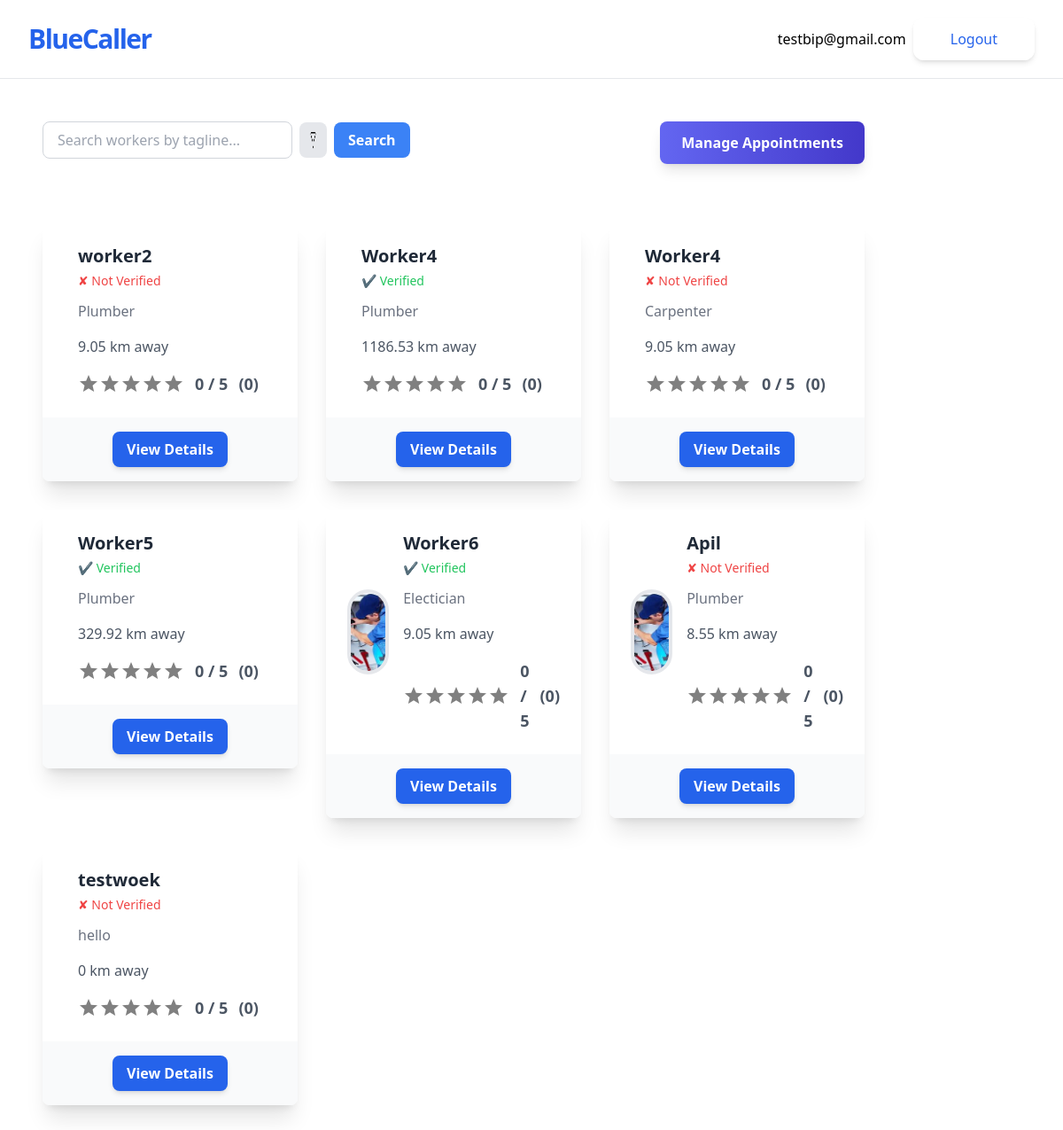
Screenshot of /get-started/ (signed in) with the database file from the repository.
### accounts/models.py (models this page shows, shortened)
class CustomUser(AbstractUser):
    pass

### jobs/models.py (models this page shows, shortened)
class Worker(models.Model):
    owner=models.OneToOneField(User,on_delete=models.CASCADE)
    name=models.CharField(max_length=50)
    phone_number=models.CharField(max_length=10, unique=True)
    tagline=models.CharField(max_length=100)
    bio=models.TextField(blank=True)
    profile_pic=models.ImageField(upload_to="profiles/", blank=True)
    verified = models.BooleanField(default=False)
    citizenship_image = models.ImageField(upload_to='citizenship/', blank=True, null=True)
    certificate_file = models.FileField(upload_to='certificates/', blank=True, null=True)
    latitude = models.CharField(max_length=20,null=True,blank=True)
    longitude = models.CharField(max_length=20,null=True,blank=True)
    appointed = models.BooleanField(default=False)
    appointment_date = models.DateTimeField(null=True, blank=True)

class Customer(models.Model):
    owner=models.OneToOneField(User,on_delete=models.CASCADE)
    name=models.CharField(max_length=50)
    phone_number=models.CharField(max_length=10, unique=True)
    profile_pic=models.ImageField(upload_to="profiles/", blank=True)
    latitude = models.CharField(max_length=20,null=True,blank=True)
    longitude = models.CharField(max_length=20,null=True,blank=True)

### jobs/views.py (the view, shortened to what this page needs)
# urls.py: path('get-started/', WorkerListView.as_view(), name='worker-list'),
class WorkerListView(ListView):
    model = Worker
    template_name = 'worker_list.html'
    def get_queryset(self):
        query = self.request.GET.get('q')  # Search query
        filter_param = self.request.GET.get('filter')  # Filter parameter
        queryset = Worker.objects.all()
        if query:
            queryset = queryset.filter(tagline__icontains=query)
        if filter_param == 'rating':
            queryset = queryset.annotate(avg_rating=Avg('workerrating__rating')).order_by('-avg_rating')
        return queryset
    def get_context_data(self, **kwargs):
        context = super().get_context_data(**kwargs)
        query = self.request.GET.get('q')
        context['q'] = query
        if hasattr(self.request.user, 'worker'):
            appointments = Appointment.objects.filter(worker=self.request.user.worker).select_related('customer')
            context['appointments'] = appointments
        workers = context.get('worker_list', self.get_queryset())  # Use get_queryset as fallback
        for worker in workers:
            average_rating = WorkerRating.objects.filter(appointment__worker=worker).aggregate(Avg('average_rating'))['average_rating__avg']
            worker.average_rating = round(average_rating, 1) if average_rating else 0  # Default to 0 if no ratings exist
            total_ratings = WorkerRating.objects.filter(appointment__worker=worker).count()
            worker.total_ratings = total_ratings  # Pass the total number of ratings to the template
            full_stars = int(worker.average_rating)
            half_star = 1 if worker.average_rating % 1 >= 0.5 else 0
            empty_stars = 5 - (full_stars + half_star)
            worker.full_stars = [1] * full_stars  # List of full stars
            worker.half_star = [1] * half_star  # List for half star (1 or 0)
            worker.empty_stars = [1] * empty_stars  # List of empty stars
        context['worker_list'] = workers  # Ensure worker_list is added explicitly
        return context

### jobs/templatetags/distance.py (called while the page is built)
def haversine(lat1, lon1, lat2, lon2):
    lat1, lon1, lat2, lon2 = map(math.radians, [lat1, lon1, lat2, lon2])
    dlon = lon2 - lon1
    dlat = lat2 - lat1
    a = math.sin(dlat/2)**2 + math.cos(lat1) * math.cos(lat2) * math.sin(dlon/2)**2
    c = 2 * math.asin(math.sqrt(a))
    km = 6371 * c
    return km

@register.simple_tag
def calculate_distance(worker_lat, worker_lon, customer_lat, customer_lon):
    if worker_lat and worker_lon and customer_lat and customer_lon:
        try:
            worker_lat, worker_lon = float(worker_lat), float(worker_lon)
            customer_lat, customer_lon = float(customer_lat), float(customer_lon)
            return round(haversine(worker_lat, worker_lon, customer_lat, customer_lon), 2)
        except ValueError:
            return None
    return None

@register.simple_tag(takes_context=True)
def distance_if_customer(context, worker):
    user = context['user']
    if user.is_authenticated and hasattr(user, 'customer'):
        customer = user.customer
        if worker.latitude and worker.longitude and customer.latitude and customer.longitude:
            distance = calculate_distance(worker.latitude, worker.longitude, customer.latitude, customer.longitude)
            if distance == 0:
                return "0 km away"
            return f"{distance} km away" if distance else "Distance unavailable"
    return ""

### jobs/templates/jobs/worker_list.html (shortened to what this page needs)
{% extends 'jobs/_base.html' %}
{% load distance %}
{% block content %}
<script src="https://cdn.tailwindcss.com"></script>
<div class="flex items-center justify-between mb-12">
    {% if user.is_authenticated %}
    <div class="flex space-x-6 justify-between w-full">
        {% if user.customer.name %}
        <form method="get" class="mb-6 flex items-center space-x-2">
            <input
                type="text"
                name="q"
                value="{{ query|default:'' }}"
                placeholder="Search workers by tagline..."
                class="w-full px-4 py-2 border border-gray-300 rounded-lg focus:ring-2 focus:ring-blue-500 focus:outline-none"
            >
            <div class="relative">
                <button type="button"
                        onclick="this.nextElementSibling.classList.toggle('hidden')"
                        class="px-3 py-2 bg-gray-200 rounded-lg hover:bg-gray-300 focus:outline-none">
                    <img src="{{ '/media/filter.png' }}" alt="Filter Icon" class="h-6 w-6">
                </button>
            </div>
            <button
                type="submit"
                class="px-4 py-2 bg-blue-500 text-white font-semibold rounded-lg hover:bg-blue-600 transition"
            >
                Search
            </button>
        </form>
        <form action="{% url 'customer_appointments' %}" method="get" class="ml-auto">
            <button
                type="submit"
                class="px-6 py-3 bg-gradient-to-r from-indigo-500 to-indigo-700 text-white font-semibold rounded-lg shadow-lg hover:shadow-2xl transform hover:scale-105 transition duration-300 ease-in-out"
            >
                Manage Appointments
            </button>
        </form>
        {% endif %}
    </div>
    {% endif %}
</div>
{% if user.customer.name %}
<div class="grid grid-cols-1 sm:grid-cols-2 md:grid-cols-3 gap-8">
    {% for worker in object_list %}
    <a href="{% url 'worker-detail' worker.pk %}">
        <div class="bg-white rounded-lg shadow-xl transform hover:scale-105 transition duration-300 ease-in-out">
            <div class="p-6 flex items-center">
                <div>
                    {% if worker.profile_pic %}
                    <img class="w-24 h-24 object-cover rounded-full border-4 border-white-500" src="{{ worker.profile_pic.url }}" alt="Profile pic">
                    {% endif %}
                </div>
                <div class="ml-4">
                    <p class="text-xl font-semibold text-gray-800">{{ worker.name }}</p>
                    <div class="flex items-center space-x-2 text-sm text-gray-600 mt-1">
                        {% if worker.verified %}
                        <span class="text-green-500">&#10004; Verified</span>
                        {% else %}
                        <span class="text-red-500">&#10008; Not Verified</span>
                        {% endif %}
                    </div>
                    <p class="text-gray-500 mt-3">{{ worker.tagline }}</p>
                    <p class="text-gray-600 pt-4">
                        {% distance_if_customer worker %}
                    </p>
                    <div class="mt-4 flex items-center justify-center">
                        <div class="flex items-center space-x-3">
                            <div class="rating flex">
                                <div class="stars flex">
                                    {% for star in worker.empty_stars %}
                                    <svg xmlns="http://www.w3.org/2000/svg" viewBox="0 0 24 24" width="24" height="24" fill="gray">
                                        <path d="M12 17.27L18.18 21l-1.64-7.03L22 9.24l-7.19-.61L12 2 9.19 8.63 2 9.24l5.46 4.73L5.82 21z"/>
                                    </svg>
                                    {% endfor %}
                                </div>
                            </div>
                            <p class="text-gray-600 text-lg font-bold">{{ worker.average_rating }} / 5</p>
                            <p class="text-gray-600 text-lg font-semibold">({{ worker.total_ratings }})</p>
                        </div>
                    </div>
                </div>
            </div>
            <div class="px-6 py-4 bg-gray-50 rounded-b-lg text-center">
                <button class="px-4 py-2 bg-blue-600 text-white font-bold rounded-lg shadow-md hover:bg-blue-700 transform hover:scale-105 transition duration-200 ease-in-out">
                    View Details
                </button>
            </div>
        </div>
    </a>
    {% endfor %}
</div>
{% endif %}
{% endblock content %}

### jobs/templates/jobs/_base.html (shortened to what this page needs)
<!DOCTYPE html>
<html lang="en">
<head>
    <script src="https://cdn.tailwindcss.com"></script>
</head>
<body>
    <div class=" w-full max-w-7xl mx-auto">
        <div class="flex flex-col max-w-screen-xl p-5 mx-auto md:items-center md:justify-between md:flex-row md:px-6 lg:px-8 border-b">
            <div class="flex flex-row items-center justify-between lg:justify-start">
                <a href="{% url 'worker-list' %}" class="text-3xl font-bold tracking-tighter text-blue-600 transition duration-500 ease-in-out transform tracking-relaxed lg:pr-8"> BlueCaller </a>
            </div>
            <nav class="flex-col items-center flex-grow hidden pb-4 md:pb-0 md:flex md:justify-end md:flex-row lg:pl-2">
                <div class="inline-flex items-center gap-2 list-none lg:ml-auto">
                    {% if user.is_authenticated %}
                    <p>{{user.email}}</p>
                    <form action="{% url 'account_logout' %}" method="POST">
                        <button type="submit" class="items-center block px-10 py-2.5 text-base font-medium text-center text-blue-600 transition duration-500 ease-in-out transform border-2 border-white shadow-md rounded-xl focus:outline-none focus:ring-2 focus:ring-offset-2 focus:ring-gray-500">Logout</button>
                    </form>
                    {% endif %}
                </div>
            </nav>
        </div>
        <div class="container p-12">
            {% block content %}
            {% endblock content %}
        </div>
    </div>
</body>
</html>

### rows the page displays
CustomUser: email "testbip@gmail.com", longitude "9.05 km away", longitude "1186.53 km away", longitude "329.92 km away", longitude "8.55 km away", longitude "0 km away"
Worker: name "worker2", verified "✘ Not Verified", tagline "Plumber", average_rating "0", total_ratings "0"
Worker: name "Worker4", verified "✔ Verified", tagline "Plumber", average_rating "0", total_ratings "0"
Worker: name "Worker4", verified "✘ Not Verified", tagline "Carpenter", average_rating "0", total_ratings "0"
Worker: name "Worker5", verified "✔ Verified", tagline "Plumber", average_rating "0", total_ratings "0"
Worker: profile_pic (picture), name "Worker6", verified "✔ Verified", tagline "Electician", average_rating "0", total_ratings "0"
Worker: profile_pic (picture), name "Apil", verified "✘ Not Verified", tagline "Plumber", average_rating "0", total_ratings "0"
Worker: name "testwoek", verified "✘ Not Verified", tagline "hello", average_rating "0", total_ratings "0"
